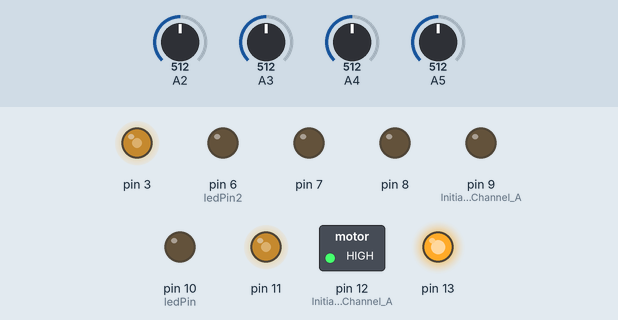
Recording of a sketch running on a simulated Arduino Uno, built with avr-gcc and run on an emulated ATmega328P. Parts: switched loads named in the sketch (green lamp = pin HIGH), output pins drawn as LEDs (lit = HIGH). Dashed ring = blinking. Inputs (shaded band) come from the test bench; at power-on: A3 = 512, A2 = 512, A5 = 512, A4 = 512.

Above: at 1.2 s.
1.3 s: A3 set to 306
4.3 s: A2 set to 716
At 5.6 s:
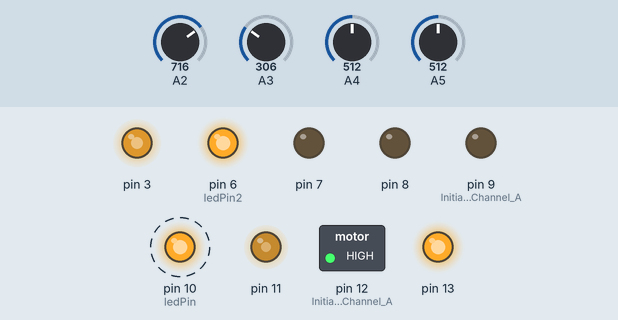
7.3 s: A5 set to 716
At 8.9 s:
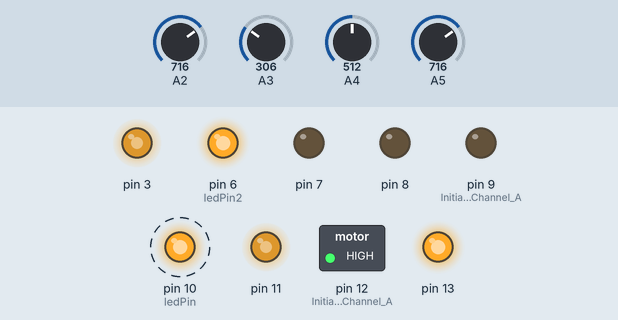
10.3 s: A2 set to 992
At 12.7 s:
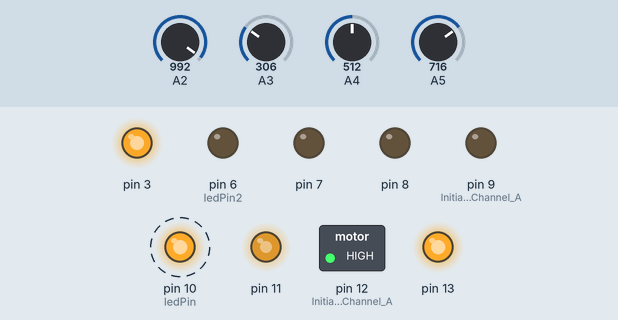
13.3 s: A5 set to 992
At 14.5 s:
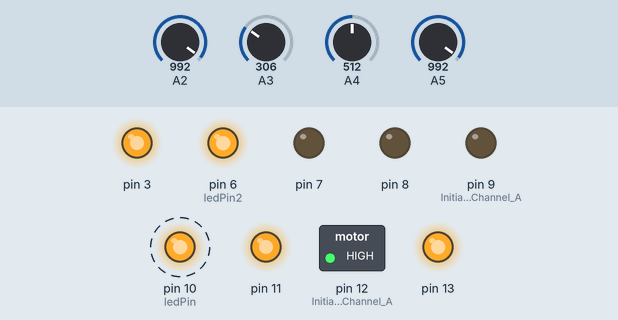
16.3 s: A2 set to 306
At 20.0 s:
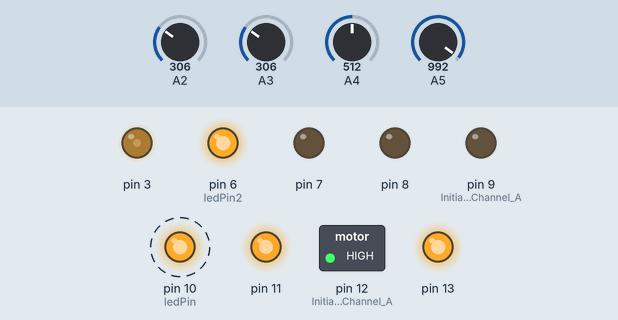
Timing chart, 0 to 20.3 s (numbered marks = the images above; inputs shaded):
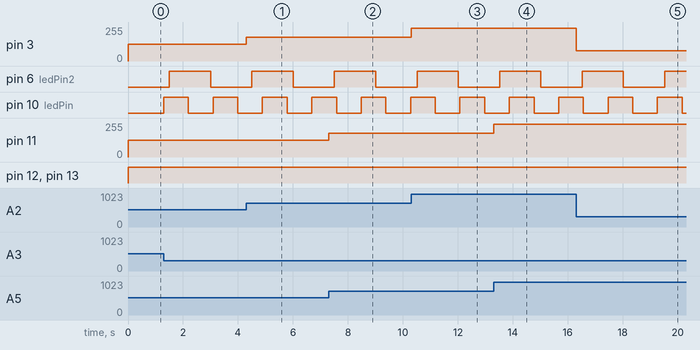

Measured:
- after the input at 4.3 s, pin 3: 127/255 → 178/255 at once
- after the input at 7.3 s, pin 11: 127/255 → 178/255 at once
- after the input at 10.3 s, pin 3: 178/255 → 247/255 at once
- after the input at 13.3 s, pin 11: 178/255 → 247/255 at once
- after the input at 16.3 s, pin 3: 247/255 → 76/255 at once
- by itself, pin 10 (ledPin): alternates HIGH for 0.90 s and LOW for 0.90 s

The sketch:

discspinner.ino
```cpp
/********************************************************************
transmit-interfere -- disc spinner

below is the code for the disc spinner instrument [device]
********************************************************************/
int analogIn = A2;
int analogIn2 = A3;
int analogIn3 = A4;
int analogIn4 = A5;
int pot = 0;
int pot2 = 0;
int pot3 = 0;
int pot4 = 0;
int sensor = 0;
int sensor2 = 0;
int sensor3 = 0;
int sesnor4 = 0;
const int ledPin = 10;
const int ledPin2 = 6;
long previousMillis = 0;
long previousMillis2 = 0;
long interval = 1000;
int ledState = LOW;
int ledState2 = LOW;

void setup() {

  //Setup Channel A
  pinMode(12, OUTPUT); //Initiates Motor Channel A pin
  pinMode(9, OUTPUT); //Initiates Brake Channel A pin
 pinMode(13, OUTPUT);
 pinMode(8, OUTPUT);
 pinMode(10, OUTPUT);
 pinMode(6, OUTPUT);
 pinMode(7, OUTPUT);
}

void loop(){

  sensor = analogRead(A2);
  sensor2 = analogRead(A3);
  sensor3 = analogRead(A4);
  int sensor4 = analogRead(A5);
  pot = map(sensor, 0, 1023, 0, 255);
  pot2 = map(sensor2, 0, 1023, 0, 3000);
  pot3 = map(sensor3, 0, 1023, 0, 3000);
  pot4 = map(sensor4, 0, 1023, 0, 255);

  digitalWrite(13, HIGH);
  digitalWrite(8, LOW);
  analogWrite(11, pot4);

  digitalWrite(12, HIGH);
  digitalWrite(9, LOW);
  analogWrite(3, pot);

  unsigned long currentMillis = millis();

  if(currentMillis - previousMillis > pot2) {
    // save the last time you blinked the LED
    previousMillis = currentMillis;

    // if the LED is off turn it on and vice-versa:
    if (ledState == LOW)
      ledState = HIGH;
    else
      ledState = LOW;

    // set the LED with the ledState of the variable:
    digitalWrite(ledPin, ledState);

  }
  if(currentMillis - previousMillis2 > pot3) {
    // save the last time you blinked the LED
    previousMillis2 = currentMillis;

    // if the LED is off turn it on and vice-versa:
    if (ledState2 == LOW)
      ledState2 = HIGH;
    else
      ledState2 = LOW;
  digitalWrite(ledPin2, ledState2);
  }
}
```
